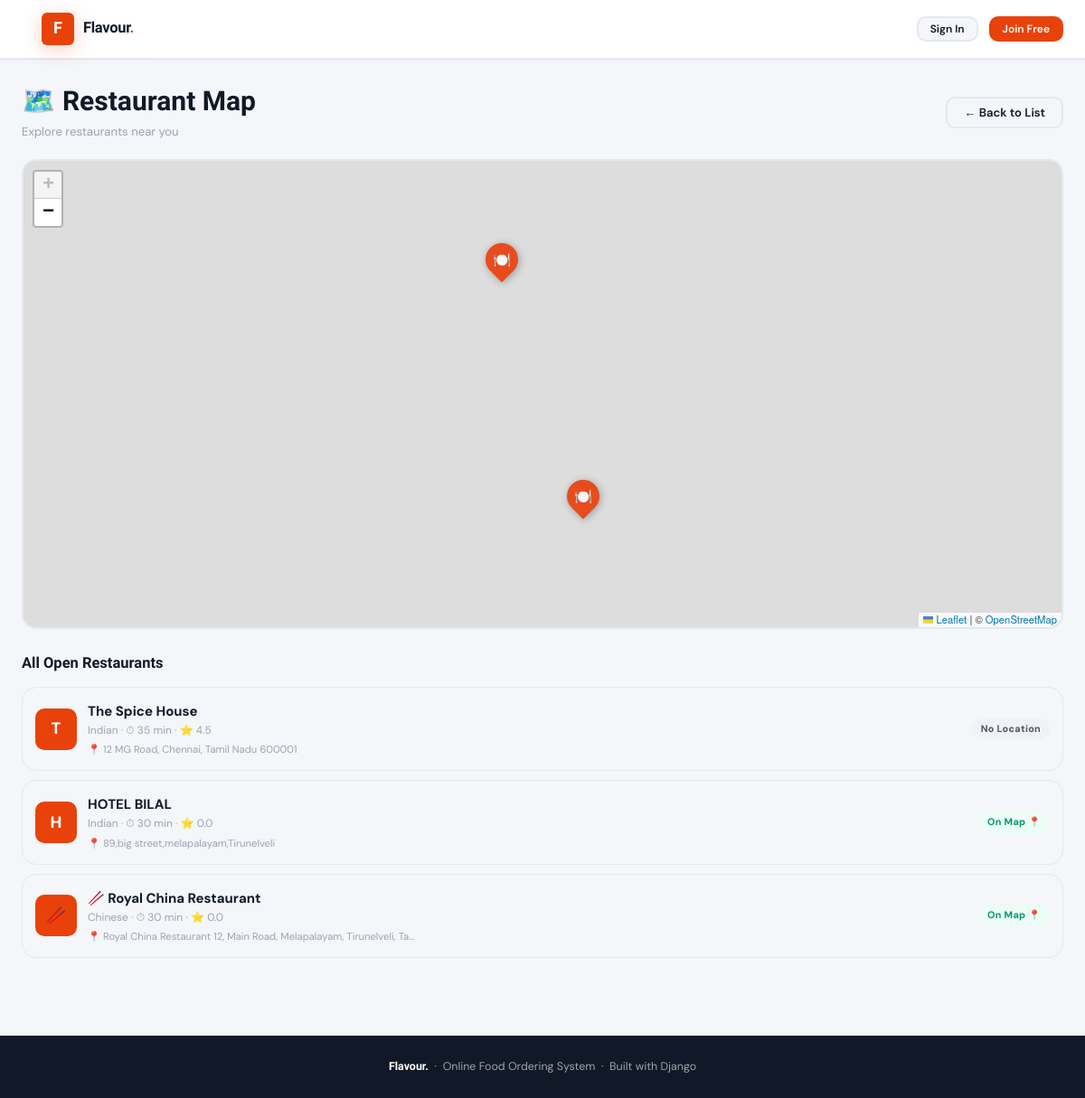
Screenshot of /map/ with the database file from the repository.
### apps/restaurants/models.py (models this page shows, shortened)
class Restaurant(models.Model):
    CUISINE_CHOICES = [
        ('indian', 'Indian'), ('chinese', 'Chinese'), ('italian', 'Italian'),
        ('mexican', 'Mexican'), ('american', 'American'), ('thai', 'Thai'),
        ('japanese', 'Japanese'), ('mediterranean', 'Mediterranean'), ('other', 'Other'),
    ]
    owner = models.OneToOneField(settings.AUTH_USER_MODEL, on_delete=models.CASCADE, related_name='restaurant')
    name = models.CharField(max_length=200)
    description = models.TextField(blank=True)
    cuisine = models.CharField(max_length=50, choices=CUISINE_CHOICES, default='other')
    address = models.TextField()
    phone = models.CharField(max_length=15)
    logo = models.ImageField(upload_to='restaurant_logos/', blank=True, null=True)
    cover_image = models.ImageField(upload_to='restaurant_covers/', blank=True, null=True)
    is_open = models.BooleanField(default=True)
    rating = models.DecimalField(max_digits=3, decimal_places=1, default=0.0)
    delivery_time = models.PositiveIntegerField(default=30, help_text='Estimated delivery in minutes')
    minimum_order = models.DecimalField(max_digits=8, decimal_places=2, default=0.00)
    latitude = models.DecimalField(max_digits=9, decimal_places=6, null=True, blank=True)
    longitude = models.DecimalField(max_digits=9, decimal_places=6, null=True, blank=True)
    created_at = models.DateTimeField(auto_now_add=True)

### apps/customers/views.py (the view)
# urls.py: path('map/', views.map_view, name='map'),
def map_view(request):
    restaurants = Restaurant.objects.filter(is_open=True)
    map_data = []
    for r in restaurants:
        if r.latitude and r.longitude:
            map_data.append({
                'id': r.id,
                'name': r.name,
                'cuisine': r.get_cuisine_display(),
                'rating': float(r.rating),
                'delivery_time': r.delivery_time,
                'address': r.address,
                'lat': float(r.latitude),
                'lng': float(r.longitude),
                'url': f'/restaurant/{r.id}/',
            })
    return render(request, 'customers/map.html', {
        'restaurants': restaurants,
        'map_data_json': json.dumps(map_data),
    })

### apps/orders/context_processors.py (called while the page is built)
def cart_count(request):
    cart = request.session.get('cart', {})
    count = sum(item['quantity'] for item in cart.values())
    return {'cart_count': count}

### templates/customers/map.html (shortened to what this page needs)
{% extends 'base_public.html' %}
{% block extra_css %}
<link rel="stylesheet" href="https://unpkg.com/leaflet@1.9.4/dist/leaflet.css" />
{% endblock %}
{% block content %}
<div class="public-content">
  <div class="d-flex align-center justify-between" style="margin-bottom:20px;flex-wrap:wrap;gap:12px;">
    <div>
      <h1 style="margin-bottom:4px;">🗺️ Restaurant Map</h1>
      <p class="text-muted" style="font-size:.875rem;">Explore restaurants near you</p>
    </div>
    <a href="{% url 'customers:home' %}" class="btn btn-secondary">← Back to List</a>
  </div>
  <div id="restaurant-map"></div>
  {% with no_loc=restaurants|length %}
  <div style="margin-top:28px;">
    <h2 style="font-size:1.1rem;margin-bottom:16px;">All Open Restaurants</h2>
    {% for restaurant in restaurants %}
    <a href="{% url 'customers:restaurant_detail' restaurant.pk %}" class="rest-list-item">
      <div class="rest-list-icon">{{ restaurant.name|first|upper }}</div>
      <div style="flex:1;">
        <div style="font-weight:700;">{{ restaurant.name }}</div>
        <div class="text-muted" style="font-size:.8rem;">
          {{ restaurant.get_cuisine_display }} · ⏱ {{ restaurant.delivery_time }} min · ⭐ {{ restaurant.rating }}
        </div>
        {% if restaurant.address %}<div class="text-muted" style="font-size:.75rem;margin-top:2px;">📍 {{ restaurant.address|truncatechars:70 }}</div>{% endif %}
      </div>
      {% if restaurant.latitude and restaurant.longitude %}
      <span class="badge badge-success" style="flex-shrink:0;">On Map 📍</span>
      {% else %}
      <span class="badge badge-secondary" style="flex-shrink:0;">No Location</span>
      {% endif %}
    </a>
    {% empty %}
    <div class="empty-state">
      <span class="empty-icon">🏪</span>
      <h3>No open restaurants</h3>
      <p>Check back soon!</p>
    </div>
    {% endfor %}
  </div>
  {% endwith %}
</div>
{% endblock %}

### static/css/main.css (style rules this page uses)
:root { --brand: #E8420A; --brand-dark: #C03508; --brand-light: #FFF0EB; --brand-pale: #FFF8F5; --sidebar-bg: #FFFFFF; --sidebar-w: 260px; --header-h: 64px; --content-bg: #F4F6F9; --card-bg: #FFFFFF; --text-primary: #111827; --text-secondary: #4B5563; --text-muted: #9CA3AF; --text-inverse: #FFFFFF; --border: #E5E8EE; --border-light: #F0F2F5; --success: #059669; --success-bg: #ECFDF5; --warning: #D97706; --warning-bg: #FFFBEB; --danger: #DC2626; --danger-bg: #FEF2F2; --info: #2563EB; --info-bg: #EFF6FF; --shadow-sm: 0 1px 3px rgba(0,0,0,.06), 0 1px 2px rgba(0,0,0,.04); --shadow: 0 4px 12px rgba(0,0,0,.08), 0 2px 4px rgba(0,0,0,.04); --shadow-lg: 0 10px 30px rgba(0,0,0,.10), 0 4px 10px rgba(0,0,0,.05); --shadow-brand: 0 4px 20px rgba(232,66,10,.25); --radius-sm: 6px; --radius: 10px; --radius-lg: 16px; --radius-xl: 24px; --transition: 0.18s cubic-bezier(.4,0,.2,1); --font-display: 'Sora', sans-serif; --font-body: 'DM Sans', sans-serif; }
*, *::before, *::after { box-sizing: border-box; margin: 0; padding: 0; }
html { font-size: 15px; scroll-behavior: smooth; }
html, body { max-width: 100%; overflow-x: hidden; }
body { font-family: var(--font-body); background: var(--content-bg); color: var(--text-primary); line-height: 1.6; -webkit-font-smoothing: antialiased; min-width: 0; }
a { color: var(--brand); text-decoration: none; transition: color var(--transition); }
h1,h2,h3,h4,h5,h6 { font-family: var(--font-display); font-weight: 700; line-height: 1.25; color: var(--text-primary); }
.btn { display: inline-flex; align-items: center; justify-content: center; gap: 7px; padding: 9px 18px; border-radius: var(--radius); font-family: var(--font-body); font-size: 0.875rem; font-weight: 600; cursor: pointer; border: 2px solid transparent; transition: all var(--transition); white-space: nowrap; text-decoration: none; line-height: 1; }
.btn-secondary { background: var(--content-bg); color: var(--text-primary); border-color: var(--border); }
.badge { display: inline-flex; align-items: center; padding: 3px 10px; border-radius: 999px; font-size: 0.72rem; font-weight: 700; letter-spacing: 0.3px; white-space: nowrap; }
.badge-success { background: var(--success-bg); color: var(--success); }
.badge-secondary { background: var(--border-light); color: var(--text-secondary); }
.public-content { max-width: 1200px; margin: 0 auto; padding: 28px 24px; }
.text-muted { color: var(--text-muted); }
.d-flex { display: flex; }
.align-center { align-items: center; }
.justify-between { justify-content: space-between; }

### templates/customers/map.html (style rules this page uses)
#restaurant-map { height: 520px; border-radius: var(--radius-lg); overflow:hidden; border: 2px solid var(--border); }
.rest-list-item { display:flex;align-items:center;gap:12px;padding:14px;border:1px solid var(--border); border-radius:var(--radius-lg);text-decoration:none;color:inherit;transition:all .15s;margin-bottom:10px; }
.rest-list-icon { width:46px;height:46px;border-radius:var(--radius);background:var(--brand); color:#fff;display:flex;align-items:center;justify-content:center;font-size:1.2rem;font-weight:800;flex-shrink:0; }

### rows the page displays
Restaurant: name|first "T", name "The Spice House", cuisine "Indian", delivery_time "35", rating "4.5", address "12 MG Road, Chennai, Tamil Nadu 600001", shows "No Location"
Restaurant: name|first "H", name "HOTEL BILAL", cuisine "Indian", delivery_time "30", rating "0.0", address "89,big street,melapalayam,Tirunelveli", latitude "On Map 📍"
Restaurant: name|first "🥢", name "🥢 Royal China Restaurant", cuisine "Chinese", delivery_time "30", rating "0.0", address "Royal China Restaurant 12, Main Road, Melapalayam, Tirunelveli, Ta…", latitude "On Map 📍"
